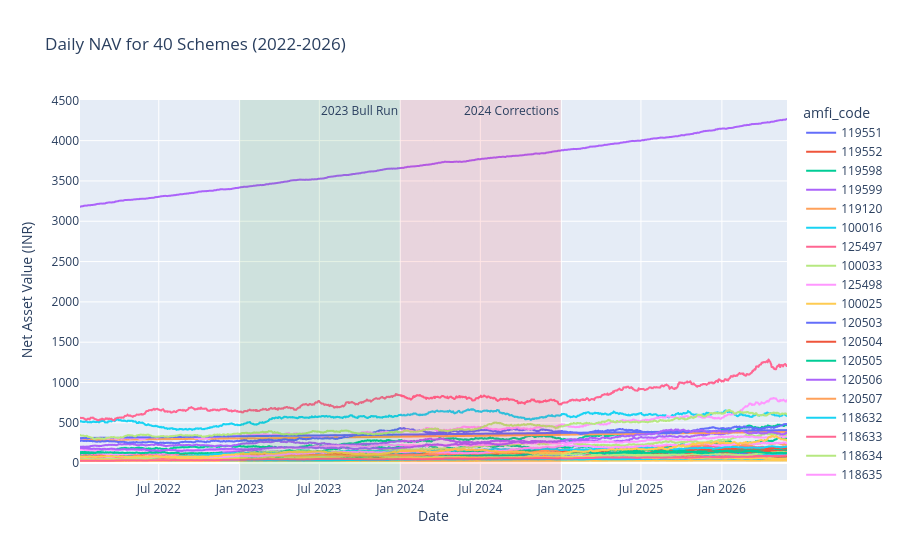

Source (notebook cell):
### Markdown cell above
## 1. NAV Trend Analysis
**Finding:** The 2023 bull run shows a strong upward trend across most equity funds, while 2024 shows distinct market corrections (dips in NAV).

### Code cell
# 1. NAV trend analysis — plot daily NAV for all 40 schemes 2022–2026.
# Highlight 2023 bull run and 2024 market corrections using Plotly.

df_nav['date'] = pd.to_datetime(df_nav['date'])

fig = px.line(df_nav, x='date', y='nav', color='amfi_code', 
              title='Daily NAV for 40 Schemes (2022-2026)',
              labels={'date': 'Date', 'nav': 'Net Asset Value (INR)'})

# Highlight 2023 Bull Run
fig.add_vrect(x0="2023-01-01", x1="2023-12-31", fillcolor="green", opacity=0.1, line_width=0, annotation_text="2023 Bull Run")

# Highlight 2024 Corrections
fig.add_vrect(x0="2024-01-01", x1="2024-12-31", fillcolor="red", opacity=0.1, line_width=0, annotation_text="2024 Corrections")

fig.write_image('../reports/charts/01_nav_trend.png')
fig.show()

### Figure 1 — Plotly figure (JSON) as saved in the notebook; plotly's stock layout.template omitted (floating-point values rounded to 4 significant figures; data arrays with more than 128 entries replaced by an {"elided": "..."} marker saying what was removed)
{"data": [{"hovertemplate": "amfi_code=119551<br>Date=%{x}<br>Net Asset Value (INR)=%{y}<extra></extra>", "legendgroup": "119551", "line": {"color": "#636efa", "dash": "solid"}, "marker": {"symbol": "circle"}, "mode": "lines", "name": "119551", "showlegend": true, "type": "scattergl", "x": {"elided": "1150 str values"}, "xaxis": "x", "y": {"elided": "1150 float values"}, "yaxis": "y"}, {"hovertemplate": "amfi_code=119552<br>Date=%{x}<br>Net Asset Value (INR)=%{y}<extra></extra>", "legendgroup": "119552", "line": {"color": "#EF553B", "dash": "solid"}, "marker": {"symbol": "circle"}, "mode": "lines", "name": "119552", "showlegend": true, "type": "scattergl", "x": {"elided": "1150 str values"}, "xaxis": "x", "y": {"elided": "1150 float values"}, "yaxis": "y"}, {"hovertemplate": "amfi_code=119598<br>Date=%{x}<br>Net Asset Value (INR)=%{y}<extra></extra>", "legendgroup": "119598", "line": {"color": "#00cc96", "dash": "solid"}, "marker": {"symbol": "circle"}, "mode": "lines", "name": "119598", "showlegend": true, "type": "scattergl", "x": {"elided": "1150 str values"}, "xaxis": "x", "y": {"elided": "1150 float values"}, "yaxis": "y"}, {"hovertemplate": "amfi_code=119599<br>Date=%{x}<br>Net Asset Value (INR)=%{y}<extra></extra>", "legendgroup": "119599", "line": {"color": "#ab63fa", "dash": "solid"}, "marker": {"symbol": "circle"}, "mode": "lines", "name": "119599", "showlegend": true, "type": "scattergl", "x": {"elided": "1150 str values"}, "xaxis": "x", "y": {"elided": "1150 float values"}, "yaxis": "y"}, {"hovertemplate": "amfi_code=119120<br>Date=%{x}<br>Net Asset Value (INR)=%{y}<extra></extra>", "legendgroup": "119120", "line": {"color": "#FFA15A", "dash": "solid"}, "marker": {"symbol": "circle"}, "mode": "lines", "name": "119120", "showlegend": true, "type": "scattergl", "x": {"elided": "1150 str values"}, "xaxis": "x", "y": {"elided": "1150 float values"}, "yaxis": "y"}, {"hovertemplate": "amfi_code=100016<br>Date=%{x}<br>Net Asset Value (INR)=%{y}<extra></extra>", "legendgroup": "100016", "line": {"color": "#19d3f3", "dash": "solid"}, "marker": {"symbol": "circle"}, "mode": "lines", "name": "100016", "showlegend": true, "type": "scattergl", "x": {"elided": "1150 str values"}, "xaxis": "x", "y": {"elided": "1150 float values"}, "yaxis": "y"}, {"hovertemplate": "amfi_code=125497<br>Date=%{x}<br>Net Asset Value (INR)=%{y}<extra></extra>", "legendgroup": "125497", "line": {"color": "#FF6692", "dash": "solid"}, "marker": {"symbol": "circle"}, "mode": "lines", "name": "125497", "showlegend": true, "type": "scattergl", "x": {"elided": "1150 str values"}, "xaxis": "x", "y": {"elided": "1150 float values"}, "yaxis": "y"}, {"hovertemplate": "amfi_code=100033<br>Date=%{x}<br>Net Asset Value (INR)=%{y}<extra></extra>", "legendgroup": "100033", "line": {"color": "#B6E880", "dash": "solid"}, "marker": {"symbol": "circle"}, "mode": "lines", "name": "100033", "showlegend": true, "type": "scattergl", "x": {"elided": "1150 str values"}, "xaxis": "x", "y": {"elided": "1150 float values"}, "yaxis": "y"}, {"hovertemplate": "amfi_code=125498<br>Date=%{x}<br>Net Asset Value (INR)=%{y}<extra></extra>", "legendgroup": "125498", "line": {"color": "#FF97FF", "dash": "solid"}, "marker": {"symbol": "circle"}, "mode": "lines", "name": "125498", "showlegend": true, "type": "scattergl", "x": {"elided": "1150 str values"}, "xaxis": "x", "y": {"elided": "1150 float values"}, "yaxis": "y"}, {"hovertemplate": "amfi_code=100025<br>Date=%{x}<br>Net Asset Value (INR)=%{y}<extra></extra>", "legendgroup": "100025", "line": {"color": "#FECB52", "dash": "solid"}, "marker": {"symbol": "circle"}, "mode": "lines", "name": "100025", "showlegend": true, "type": "scattergl", "x": {"elided": "1150 str values"}, "xaxis": "x", "y": {"elided": "1150 float values"}, "yaxis": "y"}, {"hovertemplate": "amfi_code=120503<br>Date=%{x}<br>Net Asset Value (INR)=%{y}<extra></extra>", "legendgroup": "120503", "line": {"color": "#636efa", "dash": "solid"}, "marker": {"symbol": "circle"}, "mode": "lines", "name": "120503", "showlegend": true, "type": "scattergl", "x": {"elided": "1150 str values"}, "xaxis": "x", "y": {"elided": "1150 float values"}, "yaxis": "y"}, {"hovertemplate": "amfi_code=120504<br>Date=%{x}<br>Net Asset Value (INR)=%{y}<extra></extra>", "legendgroup": "120504", "line": {"color": "#EF553B", "dash": "solid"}, "marker": {"symbol": "circle"}, "mode": "lines", "name": "120504", "showlegend": true, "type": "scattergl", "x": {"elided": "1150 str values"}, "xaxis": "x", "y": {"elided": "1150 float values"}, "yaxis": "y"}, {"hovertemplate": "amfi_code=120505<br>Date=%{x}<br>Net Asset Value (INR)=%{y}<extra></extra>", "legendgroup": "120505", "line": {"color": "#00cc96", "dash": "solid"}, "marker": {"symbol": "circle"}, "mode": "lines", "name": "120505", "showlegend": true, "type": "scattergl", "x": {"elided": "1150 str values"}, "xaxis": "x", "y": {"elided": "1150 float values"}, "yaxis": "y"}, {"hovertemplate": "amfi_code=120506<br>Date=%{x}<br>Net Asset Value (INR)=%{y}<extra></extra>", "legendgroup": "120506", "line": {"color": "#ab63fa", "dash": "solid"}, "marker": {"symbol": "circle"}, "mode": "lines", "name": "120506", "showlegend": true, "type": "scattergl", "x": {"elided": "1150 str values"}, "xaxis": "x", "y": {"elided": "1150 float values"}, "yaxis": "y"}, {"hovertemplate": "amfi_code=120507<br>Date=%{x}<br>Net Asset Value (INR)=%{y}<extra></extra>", "legendgroup": "120507", "line": {"color": "#FFA15A", "dash": "solid"}, "marker": {"symbol": "circle"}, "mode": "lines", "name": "120507", "showlegend": true, "type": "scattergl", "x": {"elided": "1150 str values"}, "xaxis": "x", "y": {"elided": "1150 float values"}, "yaxis": "y"}, {"hovertemplate": "amfi_code=118632<br>Date=%{x}<br>Net Asset Value (INR)=%{y}<extra></extra>", "legendgroup": "118632", "line": {"color": "#19d3f3", "dash": "solid"}, "marker": {"symbol": "circle"}, "mode": "lines", "name": "118632", "showlegend": true, "type": "scattergl", "x": {"elided": "1150 str values"}, "xaxis": "x", "y": {"elided": "1150 float values"}, "yaxis": "y"}, {"hovertemplate": "amfi_code=118633<br>Date=%{x}<br>Net Asset Value (INR)=%{y}<extra></extra>", "legendgroup": "118633", "line": {"color": "#FF6692", "dash": "solid"}, "marker": {"symbol": "circle"}, "mode": "lines", "name": "118633", "showlegend": true, "type": "scattergl", "x": {"elided": "1150 str values"}, "xaxis": "x", "y": {"elided": "1150 float values"}, "yaxis": "y"}, {"hovertemplate": "amfi_code=118634<br>Date=%{x}<br>Net Asset Value (INR)=%{y}<extra></extra>", "legendgroup": "118634", "line": {"color": "#B6E880", "dash": "solid"}, "marker": {"symbol": "circle"}, "mode": "lines", "name": "118634", "showlegend": true, "type": "scattergl", "x": {"elided": "1150 str values"}, "xaxis": "x", "y": {"elided": "1150 float values"}, "yaxis": "y"}, {"hovertemplate": "amfi_code=118635<br>Date=%{x}<br>Net Asset Value (INR)=%{y}<extra></extra>", "legendgroup": "118635", "line": {"color": "#FF97FF", "dash": "solid"}, "marker": {"symbol": "circle"}, "mode": "lines", "name": "118635", "showlegend": true, "type": "scattergl", "x": {"elided": "1150 str values"}, "xaxis": "x", "y": {"elided": "1150 float values"}, "yaxis": "y"}, {"hovertemplate": "amfi_code=118636<br>Date=%{x}<br>Net Asset Value (INR)=%{y}<extra></extra>", "legendgroup": "118636", "line": {"color": "#FECB52", "dash": "solid"}, "marker": {"symbol": "circle"}, "mode": "lines", "name": "118636", "showlegend": true, "type": "scattergl", "x": {"elided": "1150 str values"}, "xaxis": "x", "y": {"elided": "1150 float values"}, "yaxis": "y"}, {"hovertemplate": "amfi_code=120841<br>Date=%{x}<br>Net Asset Value (INR)=%{y}<extra></extra>", "legendgroup": "120841", "line": {"color": "#636efa", "dash": "solid"}, "marker": {"symbol": "circle"}, "mode": "lines", "name": "120841", "showlegend": true, "type": "scattergl", "x": {"elided": "1150 str values"}, "xaxis": "x", "y": {"elided": "1150 float values"}, "yaxis": "y"}, {"hovertemplate": "amfi_code=120842<br>Date=%{x}<br>Net Asset Value (INR)=%{y}<extra></extra>", "legendgroup": "120842", "line": {"color": "#EF553B", "dash": "solid"}, "marker": {"symbol": "circle"}, "mode": "lines", "name": "120842", "showlegend": true, "type": "scattergl", "x": {"elided": "1150 str values"}, "xaxis": "x", "y": {"elided": "1150 float values"}, "yaxis": "y"}, {"hovertemplate": "amfi_code=120843<br>Date=%{x}<br>Net Asset Value (INR)=%{y}<extra></extra>", "legendgroup": "120843", "line": {"color": "#00cc96", "dash": "solid"}, "marker": {"symbol": "circle"}, "mode": "lines", "name": "120843", "showlegend": true, "type": "scattergl", "x": {"elided": "1150 str values"}, "xaxis": "x", "y": {"elided": "1150 float values"}, "yaxis": "y"}, {"hovertemplate": "amfi_code=120844<br>Date=%{x}<br>Net Asset Value (INR)=%{y}<extra></extra>", "legendgroup": "120844", "line": {"color": "#ab63fa", "dash": "solid"}, "marker": {"symbol": "circle"}, "mode": "lines", "name": "120844", "showlegend": true, "type": "scattergl", "x": {"elided": "1150 str values"}, "xaxis": "x", "y": {"elided": "1150 float values"}, "yaxis": "y"}, {"hovertemplate": "amfi_code=119092<br>Date=%{x}<br>Net Asset Value (INR)=%{y}<extra></extra>", "legendgroup": "119092", "line": {"color": "#FFA15A", "dash": "solid"}, "marker": {"symbol": "circle"}, "mode": "lines", "name": "119092", "showlegend": true, "type": "scattergl", "x": {"elided": "1150 str values"}, "xaxis": "x", "y": {"elided": "1150 float values"}, "yaxis": "y"}, {"hovertemplate": "amfi_code=119093<br>Date=%{x}<br>Net Asset Value (INR)=%{y}<extra></extra>", "legendgroup": "119093", "line": {"color": "#19d3f3", "dash": "solid"}, "marker": {"symbol": "circle"}, "mode": "lines", "name": "119093", "showlegend": true, "type": "scattergl", "x": {"elided": "1150 str values"}, "xaxis": "x", "y": {"elided": "1150 float values"}, "yaxis": "y"}, {"hovertemplate": "amfi_code=119094<br>Date=%{x}<br>Net Asset Value (INR)=%{y}<extra></extra>", "legendgroup": "119094", "line": {"color": "#FF6692", "dash": "solid"}, "marker": {"symbol": "circle"}, "mode": "lines", "name": "119094", "showlegend": true, "type": "scattergl", "x": {"elided": "1150 str values"}, "xaxis": "x", "y": {"elided": "1150 float values"}, "yaxis": "y"}, {"hovertemplate": "amfi_code=119095<br>Date=%{x}<br>Net Asset Value (INR)=%{y}<extra></extra>", "legendgroup": "119095", "line": {"color": "#B6E880", "dash": "solid"}, "marker": {"symbol": "circle"}, "mode": "lines", "name": "119095", "showlegend": true, "type": "scattergl", "x": {"elided": "1150 str values"}, "xaxis": "x", "y": {"elided": "1150 float values"}, "yaxis": "y"}, {"hovertemplate": "amfi_code=101206<br>Date=%{x}<br>Net Asset Value (INR)=%{y}<extra></extra>", "legendgroup": "101206", "line": {"color": "#FF97FF", "dash": "solid"}, "marker": {"symbol": "circle"}, "mode": "lines", "name": "101206", "showlegend": true, "type": "scattergl", "x": {"elided": "1150 str values"}, "xaxis": "x", "y": {"elided": "1150 float values"}, "yaxis": "y"}, {"hovertemplate": "amfi_code=101207<br>Date=%{x}<br>Net Asset Value (INR)=%{y}<extra></extra>", "legendgroup": "101207", "line": {"color": "#FECB52", "dash": "solid"}, "marker": {"symbol": "circle"}, "mode": "lines", "name": "101207", "showlegend": true, "type": "scattergl", "x": {"elided": "1150 str values"}, "xaxis": "x", "y": {"elided": "1150 float values"}, "yaxis": "y"}, {"hovertemplate": "amfi_code=101208<br>Date=%{x}<br>Net Asset Value (INR)=%{y}<extra></extra>", "legendgroup": "101208", "line": {"color": "#636efa", "dash": "solid"}, "marker": {"symbol": "circle"}, "mode": "lines", "name": "101208", "showlegend": true, "type": "scattergl", "x": {"elided": "1150 str values"}, "xaxis": "x", "y": {"elided": "1150 float values"}, "yaxis": "y"}, {"hovertemplate": "amfi_code=102885<br>Date=%{x}<br>Net Asset Value (INR)=%{y}<extra></extra>", "legendgroup": "102885", "line": {"color": "#EF553B", "dash": "solid"}, "marker": {"symbol": "circle"}, "mode": "lines", "name": "102885", "showlegend": true, "type": "scattergl", "x": {"elided": "1150 str values"}, "xaxis": "x", "y": {"elided": "1150 float values"}, "yaxis": "y"}, {"hovertemplate": "amfi_code=102886<br>Date=%{x}<br>Net Asset Value (INR)=%{y}<extra></extra>", "legendgroup": "102886", "line": {"color": "#00cc96", "dash": "solid"}, "marker": {"symbol": "circle"}, "mode": "lines", "name": "102886", "showlegend": true, "type": "scattergl", "x": {"elided": "1150 str values"}, "xaxis": "x", "y": {"elided": "1150 float values"}, "yaxis": "y"}, {"hovertemplate": "amfi_code=102887<br>Date=%{x}<br>Net Asset Value (INR)=%{y}<extra></extra>", "legendgroup": "102887", "line": {"color": "#ab63fa", "dash": "solid"}, "marker": {"symbol": "circle"}, "mode": "lines", "name": "102887", "showlegend": true, "type": "scattergl", "x": {"elided": "1150 str values"}, "xaxis": "x", "y": {"elided": "1150 float values"}, "yaxis": "y"}, {"hovertemplate": "amfi_code=148567<br>Date=%{x}<br>Net Asset Value (INR)=%{y}<extra></extra>", "legendgroup": "148567", "line": {"color": "#FFA15A", "dash": "solid"}, "marker": {"symbol": "circle"}, "mode": "lines", "name": "148567", "showlegend": true, "type": "scattergl", "x": {"elided": "1150 str values"}, "xaxis": "x", "y": {"elided": "1150 float values"}, "yaxis": "y"}, {"hovertemplate": "amfi_code=148568<br>Date=%{x}<br>Net Asset Value (INR)=%{y}<extra></extra>", "legendgroup": "148568", "line": {"color": "#19d3f3", "dash": "solid"}, "marker": {"symbol": "circle"}, "mode": "lines", "name": "148568", "showlegend": true, "type": "scattergl", "x": {"elided": "1150 str values"}, "xaxis": "x", "y": {"elided": "1150 float values"}, "yaxis": "y"}, {"hovertemplate": "amfi_code=148569<br>Date=%{x}<br>Net Asset Value (INR)=%{y}<extra></extra>", "legendgroup": "148569", "line": {"color": "#FF6692", "dash": "solid"}, "marker": {"symbol": "circle"}, "mode": "lines", "name": "148569", "showlegend": true, "type": "scattergl", "x": {"elided": "1150 str values"}, "xaxis": "x", "y": {"elided": "1150 float values"}, "yaxis": "y"}, {"hovertemplate": "amfi_code=149322<br>Date=%{x}<br>Net Asset Value (INR)=%{y}<extra></extra>", "legendgroup": "149322", "line": {"color": "#B6E880", "dash": "solid"}, "marker": {"symbol": "circle"}, "mode": "lines", "name": "149322", "showlegend": true, "type": "scattergl", "x": {"elided": "1150 str values"}, "xaxis": "x", "y": {"elided": "1150 float values"}, "yaxis": "y"}, {"hovertemplate": "amfi_code=149323<br>Date=%{x}<br>Net Asset Value (INR)=%{y}<extra></extra>", "legendgroup": "149323", "line": {"color": "#FF97FF", "dash": "solid"}, "marker": {"symbol": "circle"}, "mode": "lines", "name": "149323", "showlegend": true, "type": "scattergl", "x": {"elided": "1150 str values"}, "xaxis": "x", "y": {"elided": "1150 float values"}, "yaxis": "y"}, {"hovertemplate": "amfi_code=149324<br>Date=%{x}<br>Net Asset Value (INR)=%{y}<extra></extra>", "legendgroup": "149324", "line": {"color": "#FECB52", "dash": "solid"}, "marker": {"symbol": "circle"}, "mode": "lines", "name": "149324", "showlegend": true, "type": "scattergl", "x": {"elided": "1150 str values"}, "xaxis": "x", "y": {"elided": "1150 float values"}, "yaxis": "y"}], "layout": {"annotations": [{"showarrow": false, "text": "2023 Bull Run", "x": "2023-12-31", "xanchor": "right", "xref": "x", "y": 1, "yanchor": "top", "yref": "y domain"}, {"showarrow": false, "text": "2024 Corrections", "x": "2024-12-31", "xanchor": "right", "xref": "x", "y": 1, "yanchor": "top", "yref": "y domain"}], "legend": {"title": {"text": "amfi_code"}, "tracegroupgap": 0}, "shapes": [{"fillcolor": "green", "line": {"width": 0}, "opacity": 0.1, "type": "rect", "x0": "2023-01-01", "x1": "2023-12-31", "xref": "x", "y0": 0, "y1": 1, "yref": "y domain"}, {"fillcolor": "red", "line": {"width": 0}, "opacity": 0.1, "type": "rect", "x0": "2024-01-01", "x1": "2024-12-31", "xref": "x", "y0": 0, "y1": 1, "yref": "y domain"}], "title": {"text": "Daily NAV for 40 Schemes (2022-2026)"}, "xaxis": {"anchor": "y", "domain": [0.0, 1.0], "title": {"text": "Date"}}, "yaxis": {"anchor": "x", "domain": [0.0, 1.0], "title": {"text": "Net Asset Value (INR)"}}}}
